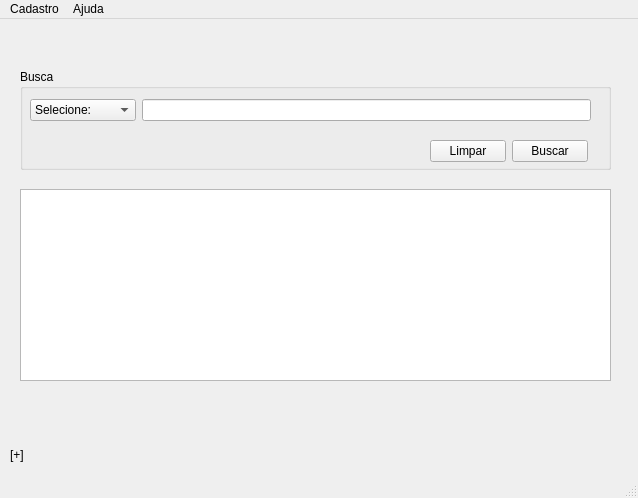
<?xml version="1.0" encoding="UTF-8"?>
<ui version="4.0">
 <class>formbusca</class>
 <widget class="QMainWindow" name="formbusca">
  <property name="geometry">
   <rect>
    <x>0</x>
    <y>0</y>
    <width>638</width>
    <height>498</height>
   </rect>
  </property>
  <property name="windowTitle">
   <string>Buscar</string>
  </property>
  <widget class="QWidget" name="centralwidget">
   <widget class="QGroupBox" name="groupBox">
    <property name="geometry">
     <rect>
      <x>20</x>
      <y>50</y>
      <width>591</width>
      <height>101</height>
     </rect>
    </property>
    <property name="title">
     <string>Busca</string>
    </property>
    <widget class="QWidget" name="layoutWidget">
     <property name="geometry">
      <rect>
       <x>10</x>
       <y>30</y>
       <width>561</width>
       <height>22</height>
      </rect>
     </property>
     <layout class="QHBoxLayout" name="horizontalLayout">
      <item>
       <widget class="QComboBox" name="cbopBusca">
        <item>
         <property name="text">
          <string>Selecione:</string>
         </property>
        </item>
        <item>
         <property name="text">
          <string>Por Professor</string>
         </property>
        </item>
        <item>
         <property name="text">
          <string>Por Turma</string>
         </property>
        </item>
        <item>
         <property name="text">
          <string>Por Disciplina</string>
         </property>
        </item>
       </widget>
      </item>
      <item>
       <widget class="QLineEdit" name="textBusca"/>
      </item>
     </layout>
    </widget>
    <widget class="QWidget" name="layoutWidget_2">
     <property name="geometry">
      <rect>
       <x>410</x>
       <y>70</y>
       <width>158</width>
       <height>25</height>
      </rect>
     </property>
     <layout class="QHBoxLayout" name="horizontalLayout_2">
      <item>
       <widget class="QPushButton" name="btLimpar">
        <property name="text">
         <string>Limpar</string>
        </property>
       </widget>
      </item>
      <item>
       <widget class="QPushButton" name="btBuscar">
        <property name="text">
         <string>Buscar</string>
        </property>
       </widget>
      </item>
     </layout>
    </widget>
   </widget>
   <widget class="QLabel" name="labelStatus">
    <property name="geometry">
     <rect>
      <x>10</x>
      <y>425</y>
      <width>621</width>
      <height>21</height>
     </rect>
    </property>
    <property name="text">
     <string>[+]</string>
    </property>
   </widget>
   <widget class="QListView" name="listBusca">
    <property name="geometry">
     <rect>
      <x>20</x>
      <y>170</y>
      <width>591</width>
      <height>192</height>
     </rect>
    </property>
   </widget>
  </widget>
  <widget class="QMenuBar" name="menubar">
   <property name="geometry">
    <rect>
     <x>0</x>
     <y>0</y>
     <width>638</width>
     <height>21</height>
    </rect>
   </property>
   <widget class="QMenu" name="menuCadastro">
    <property name="title">
     <string>Cadastro</string>
    </property>
    <addaction name="actionCadastro_de_Professor"/>
    <addaction name="actionCadastro_de_Disciplina"/>
    <addaction name="actionCadastro_de_Turma"/>
    <addaction name="actionCadastro_de_Hor_rio"/>
    <addaction name="actionCadastro_de_Curso"/>
   </widget>
   <widget class="QMenu" name="menuAjuda">
    <property name="title">
     <string>Ajuda</string>
    </property>
    <addaction name="actionSobre"/>
    <addaction name="actionAjuda"/>
   </widget>
   <addaction name="menuCadastro"/>
   <addaction name="menuAjuda"/>
  </widget>
  <widget class="QStatusBar" name="statusbar"/>
  <action name="actionCadastro_de_Disciplina">
   <property name="text">
    <string>Cadastro de Disciplina</string>
   </property>
  </action>
  <action name="actionCadastro_de_Turma">
   <property name="text">
    <string>Cadastro de Turma</string>
   </property>
  </action>
  <action name="actionCadastro_de_Hor_rio">
   <property name="text">
    <string>Cadastro de Horário</string>
   </property>
  </action>
  <action name="actionCadastro_de_Professor">
   <property name="text">
    <string>Cadastro de Professor</string>
   </property>
  </action>
  <action name="actionCadastro_de_Curso">
   <property name="text">
    <string>Cadastro de Curso</string>
   </property>
  </action>
  <action name="actionSobre">
   <property name="text">
    <string>Sobre</string>
   </property>
  </action>
  <action name="actionAjuda">
   <property name="text">
    <string>Ajuda</string>
   </property>
  </action>
 </widget>
 <resources/>
 <connections/>
</ui>
